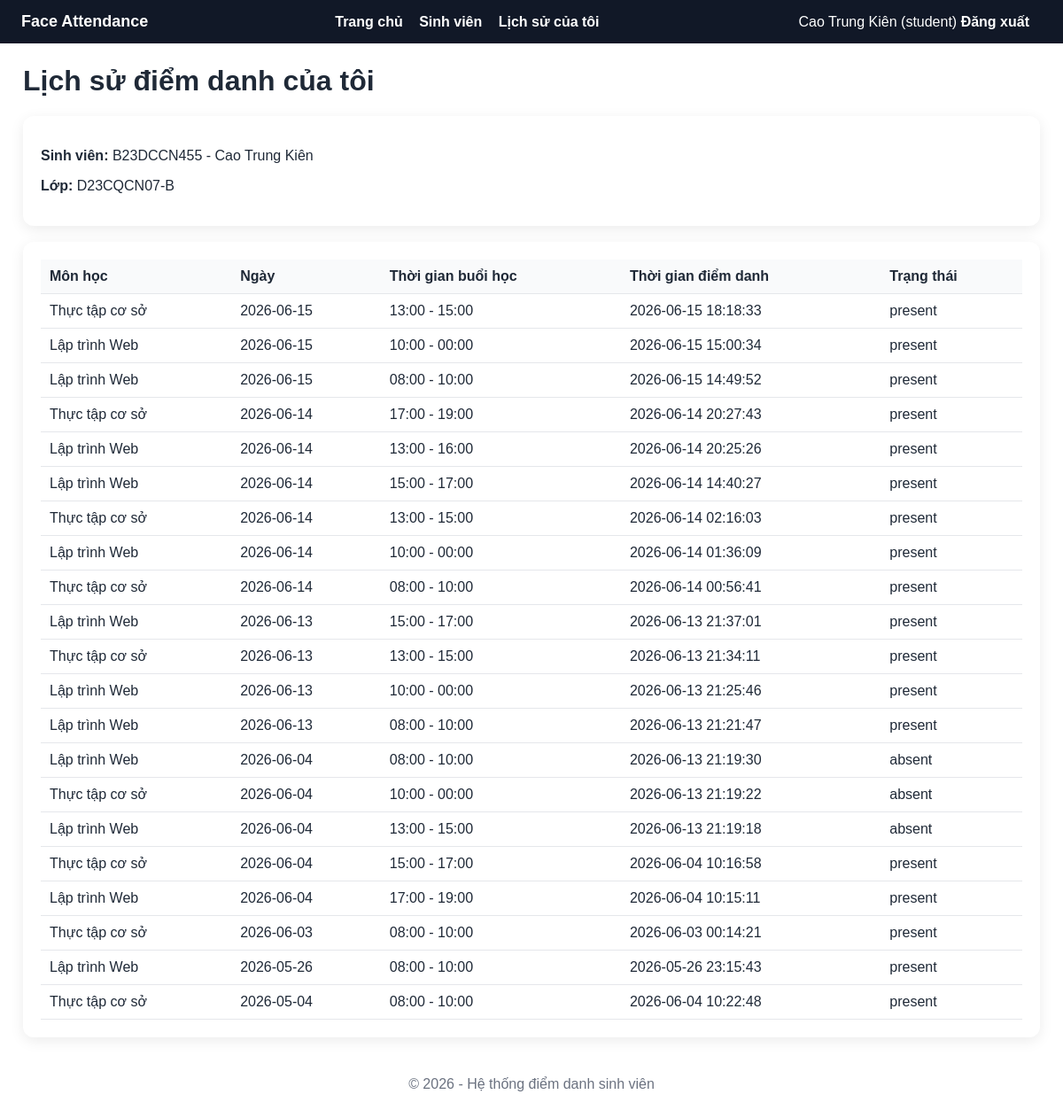
Screenshot of /my-attendance (signed in) with the database file from the repository.
### tables this page shows
CREATE TABLE students (
            id INTEGER PRIMARY KEY AUTOINCREMENT,
            student_code TEXT NOT NULL UNIQUE,
            full_name TEXT NOT NULL,
            class_name TEXT NOT NULL,
            user_id INTEGER,
            created_at TEXT NOT NULL,
            FOREIGN KEY(user_id) REFERENCES users(id)
        );

CREATE TABLE attendance (
            id INTEGER PRIMARY KEY AUTOINCREMENT,
            student_id INTEGER NOT NULL,
            session_id INTEGER NOT NULL,
            checkin_time TEXT NOT NULL,
            status TEXT NOT NULL DEFAULT 'present',
            created_at TEXT NOT NULL,
            FOREIGN KEY(student_id) REFERENCES students(id) ON DELETE CASCADE,
            FOREIGN KEY(session_id) REFERENCES sessions(id) ON DELETE CASCADE,
            UNIQUE(student_id, session_id)
        );

### app.py (the view)
@app.route("/my-attendance")
@roles_required("student")
def my_attendance():
    db = get_db()
    student = db.execute(
        "SELECT * FROM students WHERE user_id = ?", (flask_session["user_id"],)
    ).fetchone()
    rows = []
    if student:
        rows = db.execute(
            """
            SELECT se.subject_name, se.date, se.start_time, se.end_time, a.checkin_time, a.status
            FROM attendance a
            JOIN sessions se ON se.id = a.session_id
            WHERE a.student_id = ?
            ORDER BY se.date DESC, a.checkin_time DESC
            """,
            (student["id"],),
        ).fetchall()
    db.close()
    return render_template("my_attendance.html", student=student, rows=rows)

### app.py (called while the page is built)
def get_db():
    import sqlite3
    conn = sqlite3.connect(DATABASE_PATH)
    conn.row_factory = sqlite3.Row
    conn.execute("PRAGMA foreign_keys = ON")
    return conn

def roles_required(*roles):
    def decorator(view_func):
        @wraps(view_func)
        def wrapper(*args, **kwargs):
            if "user_id" not in flask_session:
                flash("Vui lòng đăng nhập để tiếp tục.", "warning")
                return redirect(url_for("login"))
            if flask_session.get("role") not in roles:
                flash("Bạn không có quyền truy cập chức năng này.", "danger")
                return redirect(url_for("dashboard"))
            return view_func(*args, **kwargs)
        return wrapper
    return decorator

@app.context_processor
def inject_globals():
    return {"current_year": datetime.now().year}

### templates/my_attendance.html (shortened to what this page needs)
{% extends "base.html" %}
{% block content %}
<h1>Lịch sử điểm danh của tôi</h1>
<div class="card">
    {% if student %}
        <p><strong>Sinh viên:</strong> {{ student.student_code }} - {{ student.full_name }}</p>
        <p><strong>Lớp:</strong> {{ student.class_name }}</p>
    {% else %}
        <p>Tài khoản chưa được liên kết với sinh viên.</p>
    {% endif %}
</div>
<div class="card">
    <table class="table">
        <thead>
            <tr>
                <th>Môn học</th>
                <th>Ngày</th>
                <th>Thời gian buổi học</th>
                <th>Thời gian điểm danh</th>
                <th>Trạng thái</th>
            </tr>
        </thead>
        <tbody>
            {% for row in rows %}
            <tr>
                <td>{{ row.subject_name }}</td>
                <td>{{ row.date }}</td>
                <td>{{ row.start_time }} - {{ row.end_time }}</td>
                <td>{{ row.checkin_time }}</td>
                <td>{{ row.status }}</td>
            </tr>
            {% else %}
            <tr><td colspan="5">Chưa có dữ liệu điểm danh.</td></tr>
            {% endfor %}
        </tbody>
    </table>
</div>
{% endblock %}

### templates/base.html (shortened to what this page needs)
<!doctype html>
<html lang="vi">
<head>
    <link rel="stylesheet" href="{{ url_for('static', filename='css/style.css') }}">
</head>
<body>
    {% if session.get('user_id') %}
    <div class="navbar">
        <div class="brand">Face Attendance</div>
        <div>
            <a href="{{ url_for('dashboard') }}">Trang chủ</a>
            <a href="{{ url_for('students') }}">Sinh viên</a>
            {% if session.get('role') == 'student' %}
                <a href="{{ url_for('my_attendance') }}">Lịch sử của tôi</a>
            {% endif %}
        </div>
        <div>
            {{ session.get('full_name') }} ({{ session.get('role') }})
            <a href="{{ url_for('logout') }}">Đăng xuất</a>
        </div>
    </div>
    {% endif %}
    <div class="container">
        {% block content %}{% endblock %}
    </div>
    <div class="footer">© {{ current_year }} - Hệ thống điểm danh sinh viên</div>
</body>
</html>

### static/css/style.css (style rules this page uses)
* { box-sizing: border-box; }
body { margin: 0; font-family: Arial, Helvetica, sans-serif; background: #ffffff; color: #1f2937; }
.navbar { background: #111827; color: #fff; padding: 14px 24px; display: flex; align-items: center; justify-content: space-between; gap: 16px; flex-wrap: wrap; }
.navbar a { color: #fff; text-decoration: none; margin-right: 14px; font-weight: 600; }
.brand { font-size: 18px; font-weight: 700; }
.container { max-width: 1180px; margin: 24px auto; padding: 0 16px; }
.card { background: #fff; border-radius: 12px; padding: 20px; box-shadow: 0 4px 16px rgba(0, 0, 0, 0.08); margin-bottom: 18px; }
h1, h2, h3 { margin-top: 0; }
.table { width: 100%; border-collapse: collapse; background: #fff; }
.table th, .table td { border-bottom: 1px solid #e5e7eb; padding: 10px; text-align: left; vertical-align: top; }
.table th { background: #f9fafb; }
.footer { text-align: center; color: #6b7280; padding: 20px; }

### rows the page displays
students: get "Cao Trung Kiên", student_code "B23DCCN455", full_name "Cao Trung Kiên", class_name "D23CQCN07-B"
attendance: subject_name "Thực tập cơ sở", date "2026-06-15", start_time "13:00", end_time "15:00", checkin_time "2026-06-15 18:18:33", status "present"
attendance: subject_name "Lập trình Web", date "2026-06-15", start_time "10:00", end_time "00:00", checkin_time "2026-06-15 15:00:34", status "present"
attendance: subject_name "Lập trình Web", date "2026-06-15", start_time "08:00", end_time "10:00", checkin_time "2026-06-15 14:49:52", status "present"
attendance: subject_name "Thực tập cơ sở", date "2026-06-14", start_time "17:00", end_time "19:00", checkin_time "2026-06-14 20:27:43", status "present"
attendance: subject_name "Lập trình Web", date "2026-06-14", start_time "13:00", end_time "16:00", checkin_time "2026-06-14 20:25:26", status "present"
attendance: subject_name "Lập trình Web", date "2026-06-14", start_time "15:00", end_time "17:00", checkin_time "2026-06-14 14:40:27", status "present"
attendance: subject_name "Thực tập cơ sở", date "2026-06-14", start_time "13:00", end_time "15:00", checkin_time "2026-06-14 02:16:03", status "present"
attendance: subject_name "Lập trình Web", date "2026-06-14", start_time "10:00", end_time "00:00", checkin_time "2026-06-14 01:36:09", status "present"
attendance: subject_name "Thực tập cơ sở", date "2026-06-14", start_time "08:00", end_time "10:00", checkin_time "2026-06-14 00:56:41", status "present"
attendance: subject_name "Lập trình Web", date "2026-06-13", start_time "15:00", end_time "17:00", checkin_time "2026-06-13 21:37:01", status "present"
attendance: subject_name "Thực tập cơ sở", date "2026-06-13", start_time "13:00", end_time "15:00", checkin_time "2026-06-13 21:34:11", status "present"
attendance: subject_name "Lập trình Web", date "2026-06-13", start_time "10:00", end_time "00:00", checkin_time "2026-06-13 21:25:46", status "present"
attendance: subject_name "Lập trình Web", date "2026-06-13", start_time "08:00", end_time "10:00", checkin_time "2026-06-13 21:21:47", status "present"
attendance: subject_name "Lập trình Web", date "2026-06-04", start_time "08:00", end_time "10:00", checkin_time "2026-06-13 21:19:30", status "absent"
attendance: subject_name "Thực tập cơ sở", date "2026-06-04", start_time "10:00", end_time "00:00", checkin_time "2026-06-13 21:19:22", status "absent"
attendance: subject_name "Lập trình Web", date "2026-06-04", start_time "13:00", end_time "15:00", checkin_time "2026-06-13 21:19:18", status "absent"
attendance: subject_name "Thực tập cơ sở", date "2026-06-04", start_time "15:00", end_time "17:00", checkin_time "2026-06-04 10:16:58", status "present"
attendance: subject_name "Lập trình Web", date "2026-06-04", start_time "17:00", end_time "19:00", checkin_time "2026-06-04 10:15:11", status "present"
attendance: subject_name "Thực tập cơ sở", date "2026-06-03", start_time "08:00", end_time "10:00", checkin_time "2026-06-03 00:14:21", status "present"
attendance: subject_name "Lập trình Web", date "2026-05-26", start_time "08:00", end_time "10:00", checkin_time "2026-05-26 23:15:43", status "present"
attendance: subject_name "Thực tập cơ sở", date "2026-05-04", start_time "08:00", end_time "10:00", checkin_time "2026-06-04 10:22:48", status "present"

### other values shown
{{ session.get('role') }} "student"
